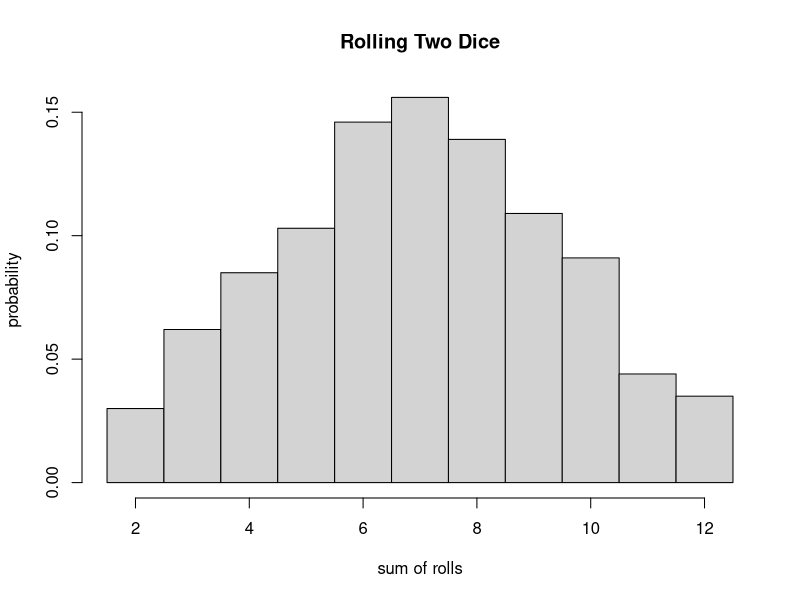
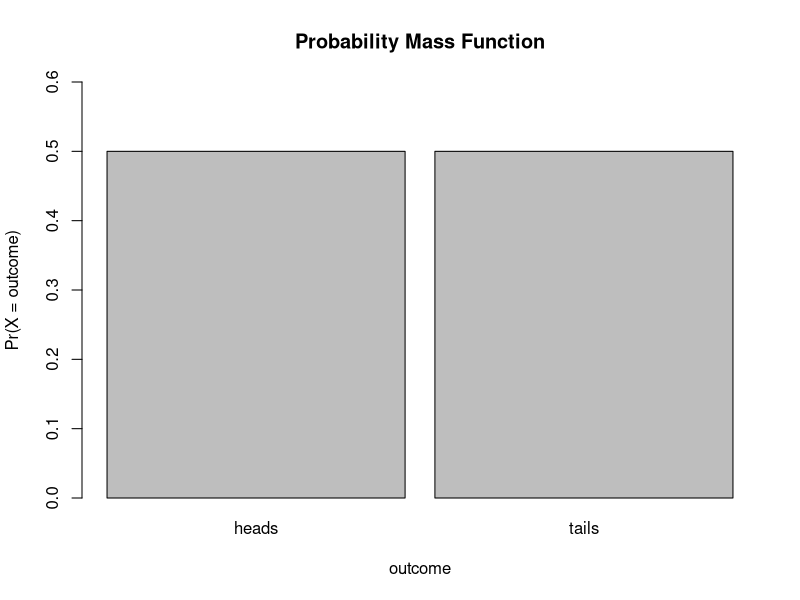
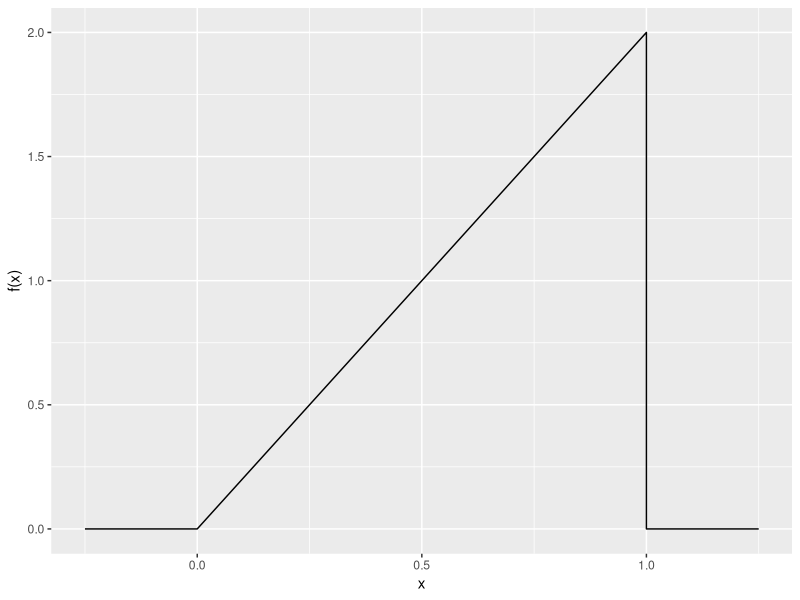
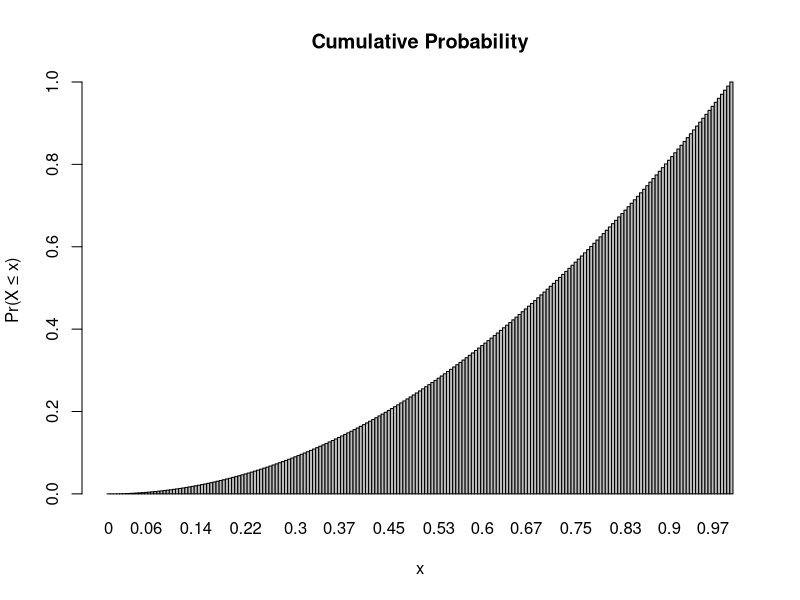
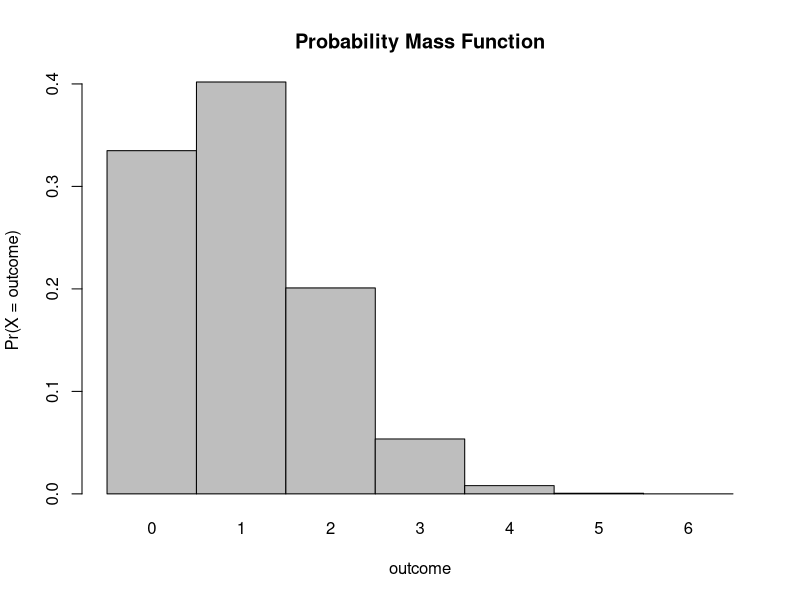

The R script that drew these images, in order:
## ---- chunk 1
knitr::opts_chunk$set(echo = TRUE)
## ---- chunk 2
nrolls <- 1000 #just saving the number of rolls as a variable for ease
roll <- function(x) {sample(1:6, x, replace = TRUE)} #creating a simple function that simulates rolling a 6-sided die
two_dice <- roll(nrolls) + roll(nrolls) #combining functions to simulate rolling two dice 1000 (nrolls) times and summing the outcomes each time
hist(two_dice, breaks = c(1.5:12.5), probability = TRUE, main = "Rolling Two Dice", xlab = "sum of rolls", ylab = "probability") #creating a histogram of the outcomes
## ---- chunk 3
deck <- 52
face <- 3*4
king <- 4
suit <- 13
red <- 2 * suit
## ---- chunk 4
faceprob <- face/deck
faceprob
## ---- chunk 5
kingprob <- king/deck
kingprob
## ---- chunk 6
suitprob <- suit/deck
suitprob
## ---- chunk 7
spadefaceprob <- suit/deck
spadefaceprob
## ---- chunk 8
kingfaceprob <- king/face
kingfaceprob
## ---- chunk 9
faceredprob <- (red/deck) * (face/deck)
faceredprob
## ---- chunk 10
outcomes <- c("heads", "tails") #assigns outcomes as characters
prob <- c(1/2, 1/2) #assigns probability of each outcome
barplot(prob, ylim = c(0, 0.6), names.arg = outcomes, space = 0.1, xlab = "outcome", ylab = "Pr(X = outcome)", main = "Probability Mass Function") #makea plot of an example of what probability mass functions produce
## ---- chunk 11
library(ggplot2)
a <- 2
b <- 1
K <- 2
x <- seq(from = 0, to = 1, by = 0.025)
fx <- K * x^(a - 1) * (1 - x)^(b - 1)
lower_x <- seq(from = -0.25, to = 0, by = 0.025)  # add some values of x less than zero
upper_x <- seq(from = 1, to = 1.25, by = 0.025)  # add some values of x greater than one
lower_fx <- rep(0, 11)  # add fx=0 values to x<0
upper_fx <- rep(0, 11)  # add fx=0 values to x>1
x <- c(lower_x, x, upper_x)  # paste xs together
fx <- c(lower_fx, fx, upper_fx)  # paste fxs together
d <- as.data.frame(cbind(x, fx))
p <- ggplot(data = d, aes(x = x, y = fx)) + xlab("x") + ylab("f(x)") + geom_line()
p
## ---- chunk 12
x <- seq(from = 0, to = 1, by = 0.005)
prob <- 0.5 * x * K * x^(a - 1) * (1 - x)^(b - 1)
barplot(prob, names.arg = x, space = 0, main = "Cumulative Probability", xlab = "x",
    ylab = "Pr(X ≤ x)")
## ---- chunk 13
pbeta(0.75, 2, 1)  # cumulative probability for x ≤ 0.75

pbeta(0.5, 2, 1)  # cumulative probability for x ≤ 0.50
## ---- chunk 14
m <- sum(seq(1:6) * 1/6) #this is the basic algebraic mean of the integers 1 through 6 which should represent any (large) number of dice rolls
m
## ---- chunk 15
var <- sum((seq(1:6) - mean(seq(1:6)))^2 * (1/6)) #this is the basic variance calculation if the data were just the integers 1 through 6
var
## ---- chunk 16
PrSpade <- (suit/deck)^1 * ((deck-suit)/deck)^0
PrSpade
## ---- chunk 17
VarSpade <- (suit/deck) * (1 - (suit/deck))
VarSpade
## ---- chunk 18
n <- 6  # number of trials
k <- 6  # number of successes
p <- 1/6 #probability of each success
prob <- (factorial(n)/(factorial(k) * factorial(n - k))) * (p^k) * (1 - p)^(n - k)
prob
## ---- chunk 19
k <- 3  # number of successes; n and p same as last time
prob <- (factorial(n)/(factorial(k) * factorial(n - k))) * (p^k) * (1 - p)^(n - k)
prob
## ---- chunk 20
dbinom(x = k, size = n, prob = p) #there is a binomial distribution function built into R
## ---- chunk 21
dbinom(x = 6, size = 6, prob = 1/6) #x = the number of successes
## ---- chunk 22
probset <- dbinom(x = 0:6, size = 6, prob = 1/6)  # x is number of successes, size is number of trials
barplot(probset, names.arg = 0:6, space = 0, xlab = "outcome", ylab = "Pr(X = outcome)",
    main = "Probability Mass Function")
